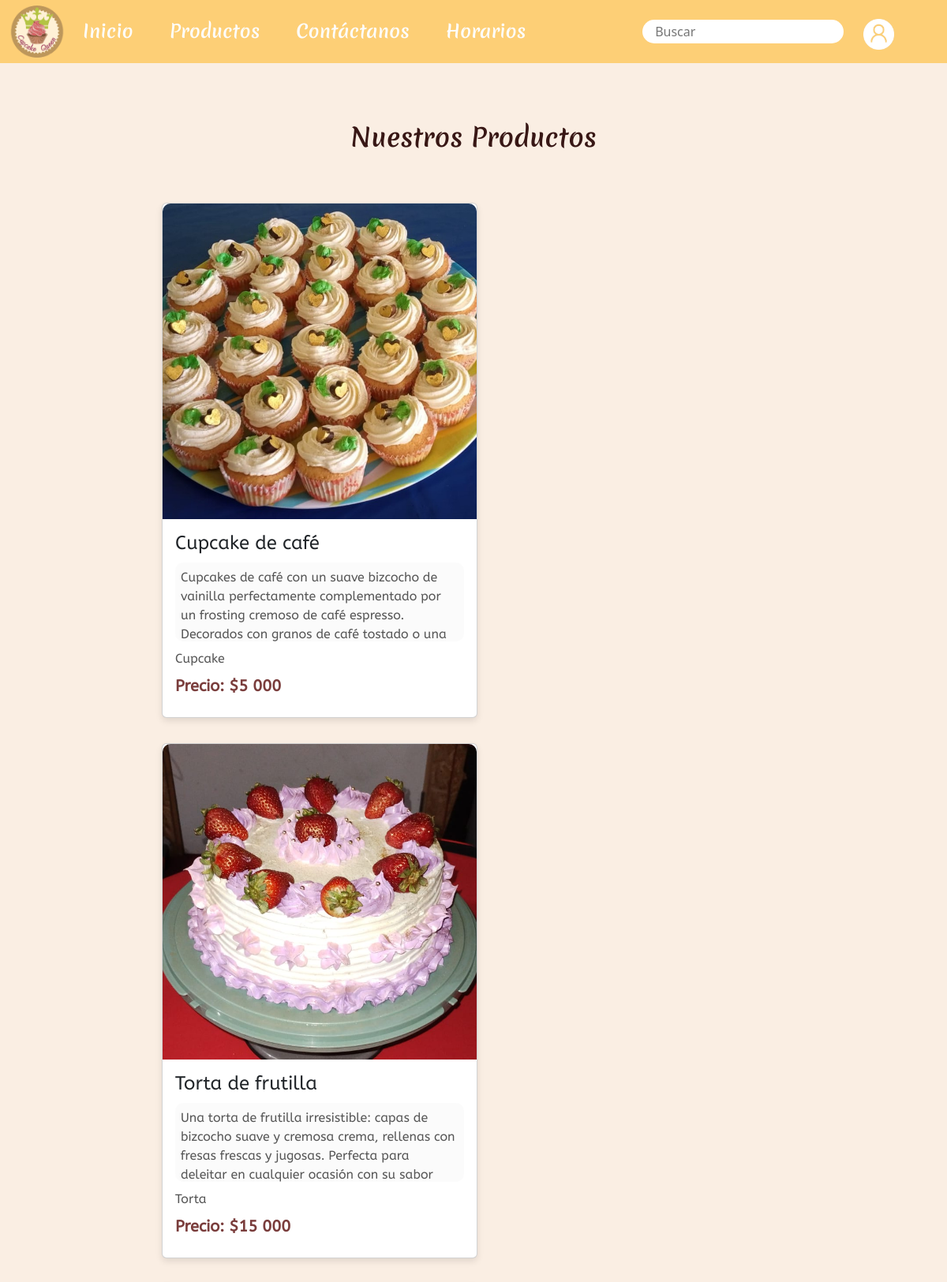
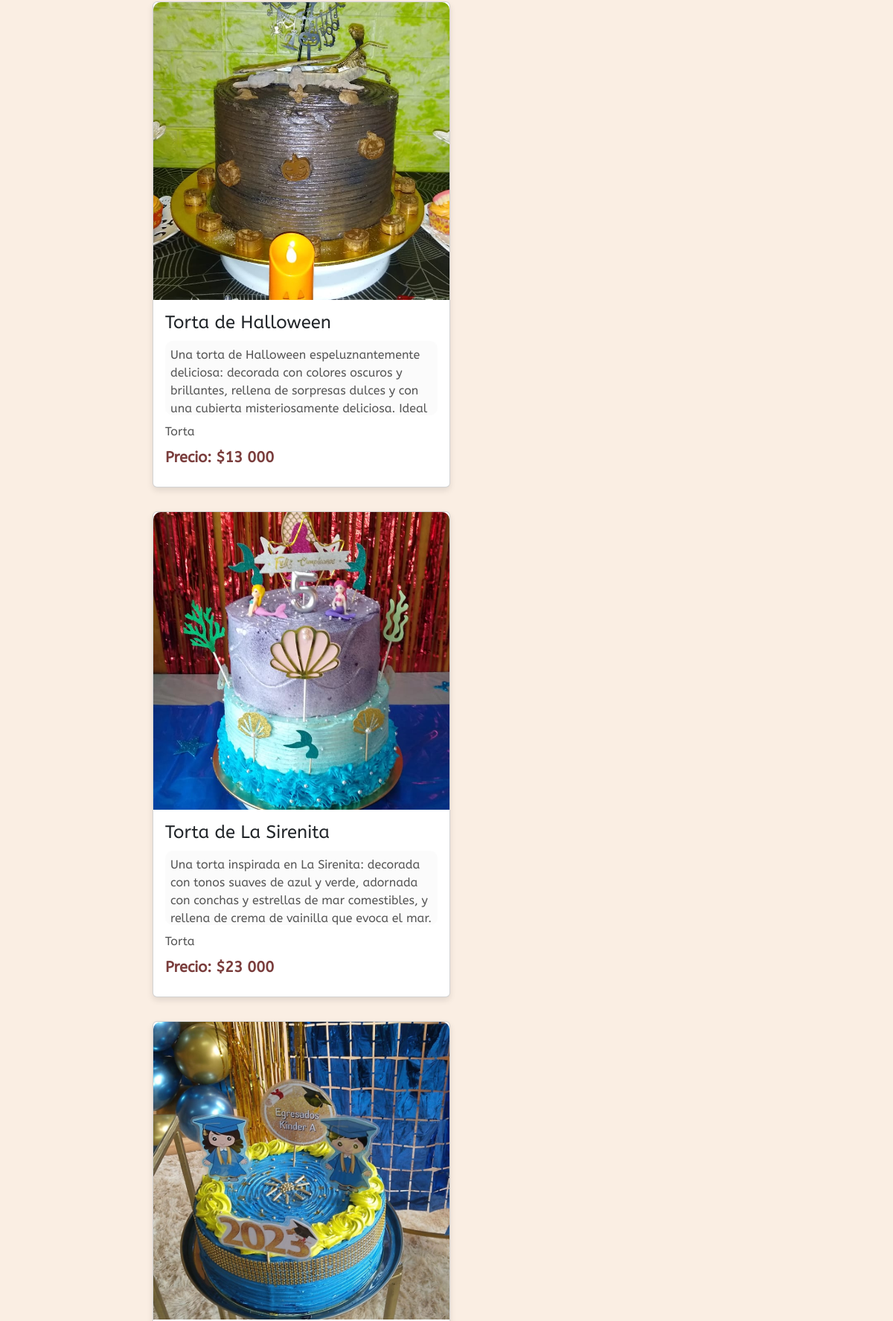
/productos/ (upper part), run on the app's committed database (2 pictures, top to bottom).
### pagina/models.py (models this page shows, shortened)
class Producto(models.Model):
    nombre = models.CharField(max_length=100)
    categoria = models.ForeignKey(Categoria, on_delete=models.CASCADE, default=1)
    descripcion = models.TextField()
    precio = models.IntegerField()
    imagen = models.ImageField(upload_to='productos/')

class Categoria(models.Model):
    nombre = models.CharField(max_length=100, unique=True)
    descripcion = models.TextField(blank=True, null=True)
    def __str__(self):
        return self.nombre

### pagina/views.py (the view)
# urls.py: path('productos/', views.productos, name='productos'),
def productos(request):
    productos = Producto.objects.all()
    context = {
        'productos': productos
    }
    return render(request, 'productos.html', context)

### pagina/templates/productos.html (shortened to what this page needs)
{% extends "base.html" %}
{% load static %}
{% block content %}
{% load humanize %}
<section class="producto" id="producto">
    <div class="producto-text">
        <h2>{% if query %}Resultados de búsqueda para "{{ query }}"{% else %}Nuestros Productos{% endif %}</h2>
    </div>
    <div class="menu-content">
        {% for producto in productos %}
        <div class="card">
            <img src="{{ producto.imagen.url }}" alt="{{ producto.nombre }}">
            <div class="card-content">
                <h3>{{ producto.nombre }}</h3>
                <div class="desc-producto">
                    <p>{{ producto.descripcion }}</p>
                </div>
                <p>{{ producto.categoria}}</p>
                <p class="price">Precio: ${{ producto.precio|intcomma }}</p>
            </div>
        </div>
        {% empty %}
        <p>No se encontraron productos para la búsqueda "{{ query }}".</p>
        {% endfor %}
    </div>
</section>
{% endblock %}

### static/css/style.css (style rules this page uses)
.producto-text { text-align: center; margin-bottom: 20px; margin-top: 30px; }
.producto-text h2 { color: #381715; font-family: 'Merienda', cursive; margin-bottom: 40px; text-align: center; font-size: 32px; }
.menu-content { display: grid; grid-template-columns: repeat(auto-fit, minmax(400px, 1fr)); gap: 2rem; align-items: center; justify-content: center; margin-top: 4rem; margin-left: 85px; margin-right: 85px; margin-bottom: 35px; }
.card { background-color: #ffffff; box-shadow: 0 4px 8px rgba(0, 0, 0, 0.1); border-radius: 10px; overflow: hidden; transition: transform 0.3s ease; width: 100%; max-width: 400px; }
.desc-producto { width: 100%; height: 100px; overflow: auto; background-color: #d6d4d318; padding: 7px; border-radius: 10px; margin: 10px 0; }
.card img { width: 100%; height: 400px; object-fit: cover; border-radius: 10px 10px 0 0; }
.card-content { padding: 1rem; font-family: ABeezee; }
.card-content h3 { font-size: 1.5rem; margin-bottom: 0.5rem; }
.card-content p { font-size: 1rem; color: #555555; margin-bottom: 0.5rem; }
.card-content .price { color: #7a3d3c; font-size: 1.25rem; font-weight: bold; }
section { padding: 45px 10% 20px; }
.fondo-index { background-color: #faeee3; background-blend-mode: lighten; height: 100%; width: 100%; z-index: -5; position: relative; }
* { padding: 0; margin: 0; box-sizing: border-box; }
body { display: flex; flex-direction: column; min-height: 100vh; }

### data on the page
Producto: imagen (picture), nombre "Cupcake de café", descripcion "Cupcakes de café con un suave bizcocho de vainilla perfectamente complementado por un frosting cremoso de café espresso. Decorados con granos de café tostado o una…", categoria "Cupcake", precio "5 000"
Producto: imagen (picture), nombre "Torta de frutilla", descripcion "Una torta de frutilla irresistible: capas de bizcocho suave y cremosa crema, rellenas con fresas frescas y jugosas. Perfecta para deleitar en cualquier ocasión con su sabor…", categoria "Torta", precio "15 000"
Producto: imagen (picture), nombre "Torta de Halloween", descripcion "Una torta de Halloween espeluznantemente deliciosa: decorada con colores oscuros y brillantes, rellena de sorpresas dulces y con una cubierta misteriosamente deliciosa. Ideal…", categoria "Torta", precio "13 000"
Producto: imagen (picture), nombre "Torta de La Sirenita", descripcion "Una torta inspirada en La Sirenita: decorada con tonos suaves de azul y verde, adornada con conchas y estrellas de mar comestibles, y rellena de crema de vainilla que evoca el mar.…", categoria "Torta", precio "23 000"
Producto: imagen (picture)
